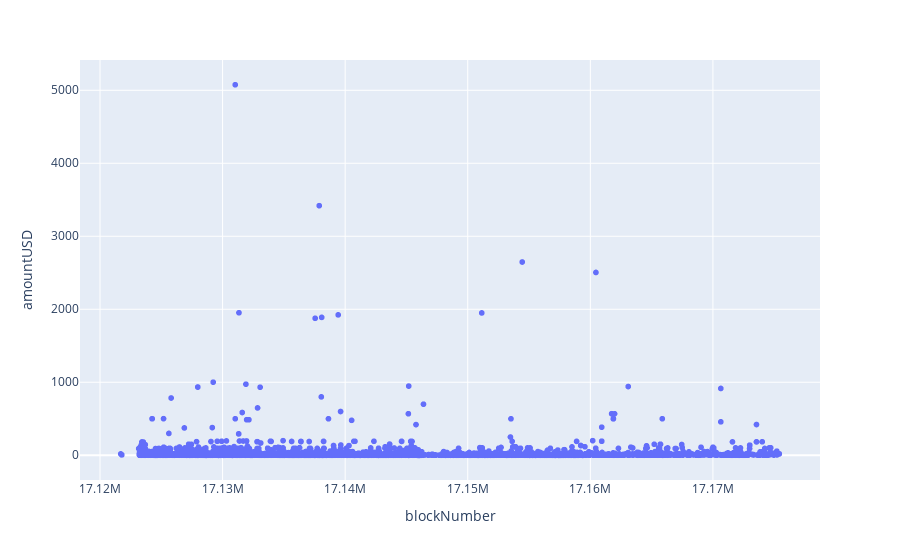

Source (notebook cell):
### Code cell
px.scatter(datavotes, x = datavotes.blockNumber, y = datavotes.amountUSD)

### Figure 1 — Plotly figure (JSON) as saved in the notebook; plotly's stock layout.template omitted (floating-point values rounded to 4 significant figures; data arrays with more than 128 entries replaced by an {"elided": "..."} marker saying what was removed)
{"data": [{"hovertemplate": "blockNumber=%{x}<br>amountUSD=%{y}<extra></extra>", "legendgroup": "", "marker": {"color": "#636efa", "symbol": "circle"}, "mode": "markers", "name": "", "showlegend": false, "type": "scattergl", "x": {"elided": "41507 int values"}, "xaxis": "x", "y": {"elided": "41507 float values"}, "yaxis": "y"}], "layout": {"legend": {"tracegroupgap": 0}, "margin": {"t": 60}, "xaxis": {"anchor": "y", "domain": [0, 1], "title": {"text": "blockNumber"}}, "yaxis": {"anchor": "x", "domain": [0, 1], "title": {"text": "amountUSD"}}}}
